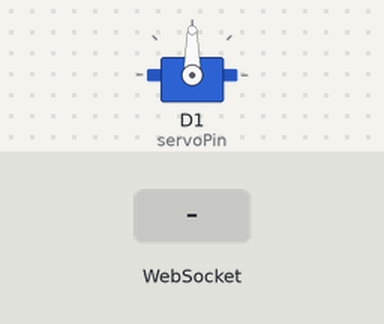
The sketch below on a simulated ESP8266 (NodeMCU). Shown: servo. The inputs (shaded band) are chosen by the test bench. WiFi joins after 1.5 s; servers stay silent unless stated; what the sketch prints to the serial monitor is not drawn.

Above: at 2.7 s.
2.8 s: WebSocket text "p" received
At 3.2 s:
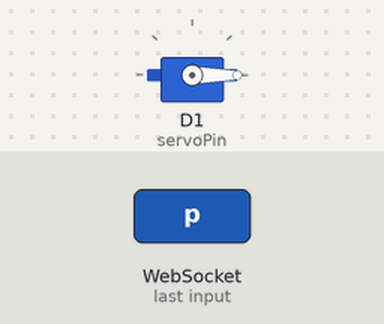
4.3 s: WebSocket text "90" received
At 5.5 s:
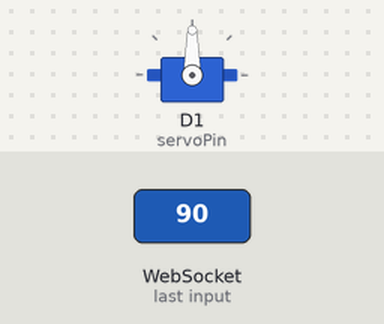
Timing chart, 0 to 7.3 s (numbered marks = the images above; inputs shaded):
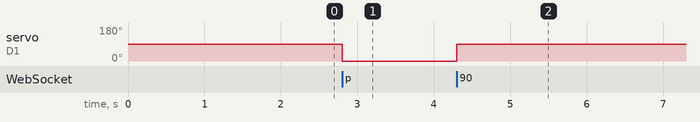

Measured:
- after the input at 2.8 s, servo on D1 (servoPin): 90° → 0° at once
- after the input at 4.3 s, servo on D1 (servoPin): 0° → 90° at once

The sketch:

ServoTester_ESP8266.ino
```cpp
#include <ESP8266WiFi.h>
#include <ESP8266WebServer.h>
#include <WebSocketsServer.h> //"Websockets" by Markus Sattler
#include <Servo.h>

// WiFi Configuration
const char* ssid = "SSID";
const char* password = "Password";

// Static IP Configuration
IPAddress local_IP(192, 168, 1, 50);
IPAddress gateway(192, 168, 1, 1);
IPAddress subnet(255, 255, 255, 0);

ESP8266WebServer server(80);
WebSocketsServer webSocket = WebSocketsServer(81);
Servo myServo;

const int servoPin = D1;
unsigned long lastPing = 0;

// HTML/JS/CSS UI
const char* htmlPage = R"rawliteral(
<!DOCTYPE html>
<html>
<head>
    <meta charset="UTF-8">
    <meta name="viewport" content="width=device-width, initial-scale=1">
    <title>Servo Tester Pro</title>
    <style>
        :root { --bg: #121212; --card: #1e1e1e; --accent: #00e676; --error: #ff5252; --text: #e0e0e0; }
        body { font-family: 'Segoe UI', Tahoma, sans-serif; background: var(--bg); color: var(--text); display: flex; justify-content: center; align-items: center; height: 100vh; margin: 0; overflow: hidden; }
        .container { width: 90%; max-width: 400px; padding: 25px; background: var(--card); border-radius: 20px; text-align: center; border: 1px solid #333; box-shadow: 0 15px 35px rgba(0,0,0,0.6); }

        /* Connection Status */
        #status { font-size: 10px; text-transform: uppercase; letter-spacing: 1px; color: var(--error); margin-bottom: 15px; transition: 0.3s; }
        #status.online { color: var(--accent); }

        .mode-toggle { display: flex; gap: 10px; justify-content: center; margin-bottom: 20px; }
        .btn { background: #333; color: white; border: none; padding: 12px; border-radius: 10px; cursor: pointer; transition: 0.2s; flex: 1; font-weight: 600; }
        .btn.active { background: var(--accent); color: #000; }

        .val-display { font-size: 4rem; font-weight: bold; color: var(--accent); margin: 10px 0; text-shadow: 0 0 10px rgba(0,230,118,0.3); }

        input[type=range] { width: 100%; height: 12px; border-radius: 6px; background: #444; outline: none; -webkit-appearance: none; margin: 30px 0; }
        input[type=range]::-webkit-slider-thumb { -webkit-appearance: none; width: 28px; height: 28px; border-radius: 50%; background: var(--accent); cursor: pointer; border: 4px solid #1e1e1e; }

        .presets { display: flex; justify-content: space-between; margin-top: 20px; gap: 8px; }
    </style>
</head>
<body>
    <div class="container">
        <div id="status">&#9679; System Offline</div>
        <h2 style="margin-top:0; font-weight:300; letter-spacing:2px;">SERVO TESTER</h2>

        <div class="mode-toggle">
            <button id="btn180" class="btn active" onclick="setMode(false)">180&#176; ANGLE</button>
            <button id="btn360" class="btn" onclick="setMode(true)">360&#176; CONT.</button>
        </div>

        <div class="val-display" id="valOut">90&#176;</div>

        <input type="range" id="slider" min="0" max="180" value="90" oninput="sendVal(this.value)">

        <div class="presets" id="presetContainer">
            <button class="btn" onclick="sendVal(0)">0&#176;</button>
            <button class="btn" onclick="sendVal(90)">90&#176;</button>
            <button class="btn" onclick="sendVal(180)">180&#176;</button>
        </div>
    </div>

    <script>
        let socket;
        let watchdog;
        let is360 = false;
        const statusDiv = document.getElementById('status');
        const valOut = document.getElementById('valOut');

        function setOffline() {
            statusDiv.innerHTML = "&#9679; System Offline";
            statusDiv.classList.remove('online');
        }

        function connect() {
            socket = new WebSocket('ws://' + window.location.hostname + ':81/');

            socket.onopen = () => {
                statusDiv.innerHTML = "&#9679; System Online";
                statusDiv.classList.add('online');
                resetWatchdog();
            };

            socket.onmessage = (event) => {
                if(event.data === "p") resetWatchdog();
            };

            socket.onclose = () => {
                setOffline();
                setTimeout(connect, 2000);
            };
        }

        function resetWatchdog() {
            clearTimeout(watchdog);
            watchdog = setTimeout(() => {
                if(socket) socket.close();
                setOffline();
            }, 3000);
        }

        function setMode(mode) {
            is360 = mode;
            document.getElementById('btn360').classList.toggle('active', is360);
            document.getElementById('btn180').classList.toggle('active', !is360);

            const presets = document.getElementById('presetContainer');
            if(is360) {
                presets.innerHTML = `
                    <button class="btn" onclick="sendVal(0)">CCW</button>
                    <button class="btn" onclick="sendVal(90)">STOP</button>
                    <button class="btn" onclick="sendVal(180)">CW</button>`;
            } else {
                presets.innerHTML = `
                    <button class="btn" onclick="sendVal(0)">0&#176;</button>
                    <button class="btn" onclick="sendVal(90)">90&#176;</button>
                    <button class="btn" onclick="sendVal(180)">180&#176;</button>`;
            }
            sendVal(document.getElementById('slider').value);
        }

        function sendVal(v) {
            document.getElementById('slider').value = v;
            if(is360) {
                valOut.innerText = (v == 90) ? "STOP" : (v < 90 ? "CCW" : "CW");
            } else {
                valOut.innerHTML = v + "&#176;";
            }
            if(socket && socket.readyState === WebSocket.OPEN) socket.send(v);
        }

        connect();
    </script>
</body>
</html>
)rawliteral";

void webSocketEvent(uint8_t num, WStype_t type, uint8_t * payload, size_t length) {
    if (type == WStype_TEXT) {
        int val = atoi((char*)payload);
        if (val >= 0 && val <= 180) {
            myServo.write(val);
            Serial.printf("[%u] Servo moved to: %d\n", num, val);
        }
    }
}

void setup() {
    Serial.begin(115200);

    // FIX: 500us to 2400us allows cheap servos to reach full 180 degree mechanical limits
    myServo.attach(servoPin, 500, 2400);
    myServo.write(90);

    WiFi.config(local_IP, gateway, subnet);
    WiFi.begin(ssid, password);

    Serial.print("Connecting");
    while (WiFi.status() != WL_CONNECTED) {
        delay(500);
        Serial.print(".");
    }

    Serial.println("\nIP Address: " + WiFi.localIP().toString());

    server.on("/", []() {
        server.send(200, "text/html", htmlPage);
    });

    server.begin();
    webSocket.begin();
    webSocket.onEvent(webSocketEvent);
}

void loop() {
    webSocket.loop();
    server.handleClient();

    // Heartbeat: Send 'p' (ping) every 1 second to tell the browser we are still alive
    if (millis() - lastPing > 1000) {
        webSocket.broadcastTXT("p");
        lastPing = millis();
    }
}
```
